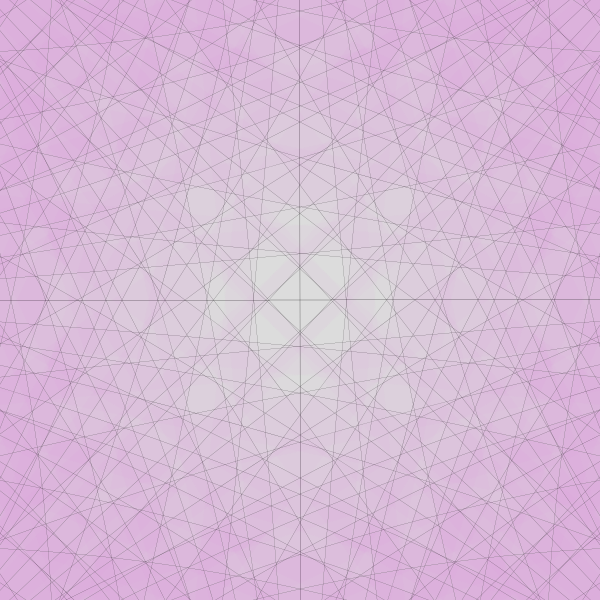
Frame 1 (no input)
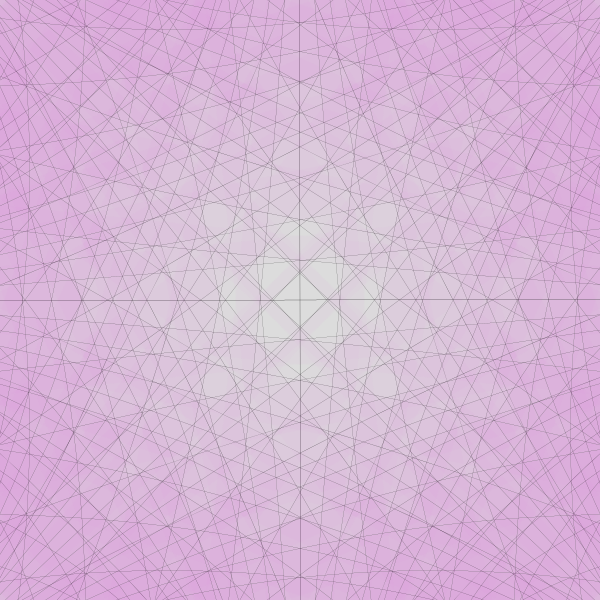
Frame 60 (the mouse pressed at the canvas centre just before this capture)
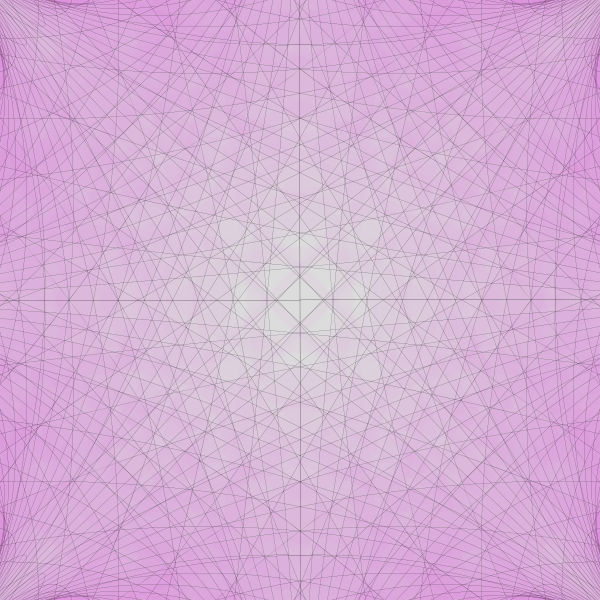
Frame 120 (the mouse held since frame 60 and released just before this capture)

The Processing sketch that drew these frames (run headless with seeded random() and noise(); from frame 60 on, the mouse is pressed at the canvas centre):

// Processing sketch: processing_187469
// ── processing_187469.pde

// sketch influenced by Ira Greenberg's
// "Creative Coding" book

float rad1, rad2, incr1, incr2;

void setup() {
  size(600, 600);
  rad1 = 999;
  rad2 = 750;
  incr1 = -2;
  incr2 = -2;
}

void draw() {
  background(220);
  stroke(0);
  fill(#C13EC1, 5);
  strokeWeight(.1);
  rad1 += incr1;
  rad2 += incr2;

  if (rad1 < -100) rad1 = -100;
  if (rad2 < -290) rad2 = -290;

  translate(width/2, height/2);

  // plot circumference points for two circles
  for (int i = 0; i < 360; i+=10) {
    float dx1 = (sin(radians(i)) * rad1);
    float dy1 = (cos(radians(i)) * rad1);
    for (int j = 0; j < 360; j+=45) {
      float dx2 = (sin(radians(j)) * rad2);
      float dy2 = (cos(radians(j)) * rad2);
      bezier(dx1, dy1, 
      dx1*0.33, dy1* 0.33, 
      dx2*0.66, dy2*0.66, 
      dx2, dy2);
    }
  }
}
